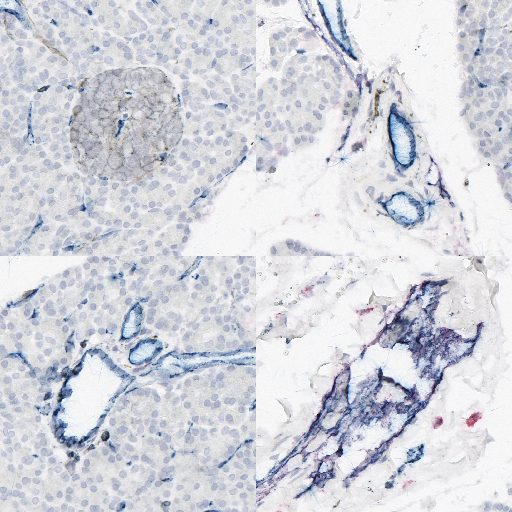
#> input picture concatenated_image.png, 512 x 512 px, given as the content of the folder men-lab-data/Yu Shen/T1D/6521_aab/svs_files/10x_v2/chop/IHCA, which was not available
$ jupyter execute hsv_ihc.ipynb
#> lines starting #> are read from the running program, lines starting #| are printed output that depends on the picture; after the words box and inside, x2 and y2 are one past the last pixel; in counts of white or black regions, pixels touching at a corner belong together; pictures that were not available may be replaced by others from this repository, and a replacement may not be noted
[cell 1]
import cv2
import numpy as np
import os
from os import listdir
from os.path import isfile, join

[cell 2]
mypath = r'\\10.17.97.73\kiemen-lab-data\Yu Shen\T1D\6521_aab\svs_files\10x_v2\chop\IHCA'
onlyfiles = [f for f in listdir(mypath) if isfile(join(mypath, f))]

for read_path in onlyfiles:
    final_path = join(mypath, read_path)
    print(f"Processing {final_path}")  # Debugging line to print the file path being processed

    img = cv2.imread(final_path, cv2.IMREAD_COLOR)
#> img is the input picture: shape (512, 512, 3); mean B, G, R 220.4, 212.8, 210.9

    if img is None:
        print(f"Failed to load image at {final_path}")
        continue
    blurred_img = cv2.GaussianBlur(img, (3, 3), 0)
    hsv = cv2.cvtColor(blurred_img, cv2.COLOR_BGR2HSV)
#> hsv: shape (512, 512, 3); mean H, S, V 102.7, 13.9, 220.7

    # Define the range of blue color in HSV
    low_blue = np.array([55, 50, 50])
    high_blue = np.array([130, 255, 255])

    # Define the range of red color in HSV
    low_red = np.array([130, 50, 50])
    high_red = np.array([180, 255, 255])

    # Define HSV range for brown color
    low_brown = np.array([0, 20, 30])
    high_brown = np.array([22, 100, 240])

    # Create masks based on the color ranges
    blue_mask = cv2.inRange(hsv, low_blue, high_blue)
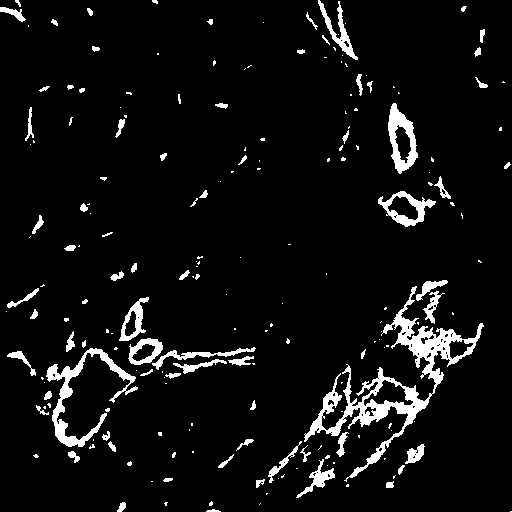
#> blue_mask: shape (512, 512); 6.1% white; 197 white regions (121 under 20 px), largest, box (x1, y1, x2, y2) and area: (304, 286, 484, 482) 5133, (46, 348, 138, 447) 1770, (388, 103, 418, 174) 992
    red_mask = cv2.inRange(hsv, low_red, high_red)
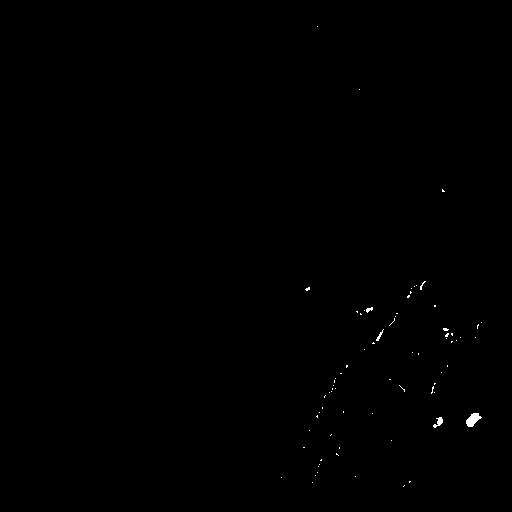
#> red_mask: shape (512, 512); 0.17% white; 73 white regions (69 under 20 px), largest, box (x1, y1, x2, y2) and area: (466, 413, 482, 427) 132, (433, 417, 443, 428) 54, (376, 329, 384, 341) 28, (366, 307, 373, 313) 24
    brown_mask = cv2.inRange(hsv, low_brown, high_brown)
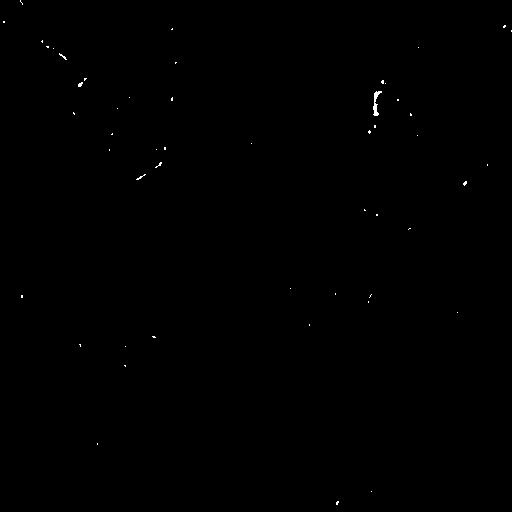
#> brown_mask: shape (512, 512); 0.13% white in thin lines or dots

    # Create a blank image with the same dimensions as the original image
    overlay = np.zeros_like(img)

    # Assign colors to the overlay based on masks
    overlay[blue_mask != 0] = [255, 0, 0]  # Blue mask as red (BGR format)
    overlay[red_mask != 0] = [0, 0, 255]  # Red mask as blue (BGR format)
    overlay[brown_mask != 0] = [0, 255, 0]  # Brown mask as custom color (BGR format)

    # Combine the overlay with the original image
    masked_image = cv2.addWeighted(img, 0.7, overlay, 0.3, 0)
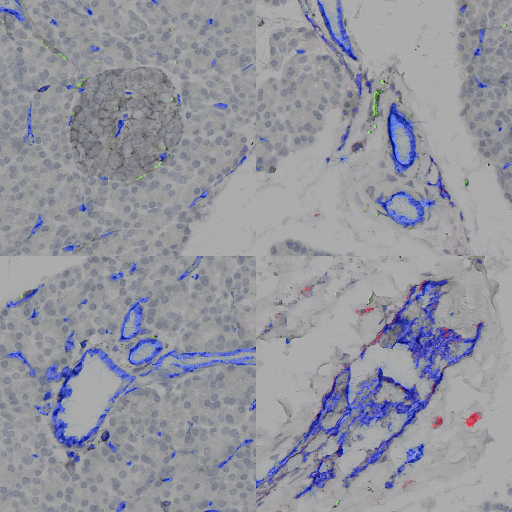
#> masked_image: shape (512, 512, 3); mean B, G, R 159, 149.1, 147.8
    out_path = r'\\10.17.97.73\kiemen-lab-data\Yu Shen\T1D\6521_aab\svs_files\attempt3'

    if not os.path.exists(out_path):
        os.makedirs(out_path)

    full_path = join(out_path, read_path)
    cv2.imwrite(full_path, masked_image)
    print(f"Saved processed image to {full_path}")  # Debugging line to confirm save
